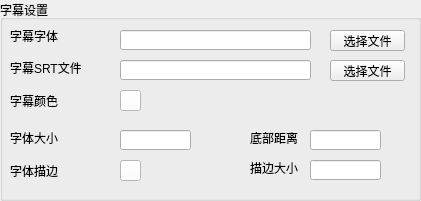
    <widget class="QGroupBox" name="groupBox_11">
     <property name="geometry">
      <rect>
       <x>440</x>
       <y>320</y>
       <width>421</width>
       <height>201</height>
      </rect>
     </property>
     <property name="title">
      <string>字幕设置</string>
     </property>
     <widget class="QLabel" name="label_81">
      <property name="geometry">
       <rect>
        <x>10</x>
        <y>30</y>
        <width>54</width>
        <height>12</height>
       </rect>
      </property>
      <property name="text">
       <string>字幕字体</string>
      </property>
     </widget>
     <widget class="QLabel" name="label_82">
      <property name="geometry">
       <rect>
        <x>10</x>
        <y>60</y>
        <width>71</width>
        <height>16</height>
       </rect>
      </property>
      <property name="text">
       <string>字幕SRT文件</string>
      </property>
     </widget>
     <widget class="QLabel" name="label_83">
      <property name="geometry">
       <rect>
        <x>10</x>
        <y>90</y>
        <width>54</width>
        <height>21</height>
       </rect>
      </property>
      <property name="text">
       <string>字幕颜色</string>
      </property>
     </widget>
     <widget class="QLabel" name="label_84">
      <property name="geometry">
       <rect>
        <x>10</x>
        <y>130</y>
        <width>54</width>
        <height>16</height>
       </rect>
      </property>
      <property name="text">
       <string>字体大小</string>
      </property>
     </widget>
     <widget class="QLabel" name="label_85">
      <property name="geometry">
       <rect>
        <x>10</x>
        <y>160</y>
        <width>54</width>
        <height>21</height>
       </rect>
      </property>
      <property name="text">
       <string>字体描边</string>
      </property>
     </widget>
     <widget class="QLabel" name="label_86">
      <property name="geometry">
       <rect>
        <x>250</x>
        <y>130</y>
        <width>54</width>
        <height>16</height>
       </rect>
      </property>
      <property name="text">
       <string>底部距离</string>
      </property>
     </widget>
     <widget class="QLabel" name="label_87">
      <property name="geometry">
       <rect>
        <x>250</x>
        <y>160</y>
        <width>54</width>
        <height>16</height>
       </rect>
      </property>
      <property name="text">
       <string>描边大小</string>
      </property>
     </widget>
     <widget class="QLineEdit" name="lineEdit_40">
      <property name="geometry">
       <rect>
        <x>120</x>
        <y>30</y>
        <width>191</width>
        <height>20</height>
       </rect>
      </property>
      <property name="focusPolicy">
       <enum>Qt::NoFocus</enum>
      </property>
     </widget>
     <widget class="QLineEdit" name="lineEdit_41">
      <property name="geometry">
       <rect>
        <x>120</x>
        <y>60</y>
        <width>191</width>
        <height>20</height>
       </rect>
      </property>
      <property name="focusPolicy">
       <enum>Qt::NoFocus</enum>
      </property>
     </widget>
     <widget class="QLineEdit" name="lineEdit_42">
      <property name="geometry">
       <rect>
        <x>120</x>
        <y>130</y>
        <width>71</width>
        <height>20</height>
       </rect>
      </property>
     </widget>
     <widget class="QLineEdit" name="lineEdit_43">
      <property name="geometry">
       <rect>
        <x>310</x>
        <y>130</y>
        <width>71</width>
        <height>20</height>
       </rect>
      </property>
     </widget>
     <widget class="QLineEdit" name="lineEdit_44">
      <property name="geometry">
       <rect>
        <x>310</x>
        <y>160</y>
        <width>71</width>
        <height>20</height>
       </rect>
      </property>
     </widget>
     <widget class="QToolButton" name="toolButton_13">
      <property name="geometry">
       <rect>
        <x>120</x>
        <y>90</y>
        <width>21</width>
        <height>21</height>
       </rect>
      </property>
      <property name="styleSheet">
       <string notr="true">background-color: rgb(255, 255, 255);</string>
      </property>
      <property name="text">
       <string/>
      </property>
     </widget>
     <widget class="QToolButton" name="toolButton_14">
      <property name="geometry">
       <rect>
        <x>120</x>
        <y>160</y>
        <width>21</width>
        <height>21</height>
       </rect>
      </property>
      <property name="styleSheet">
       <string notr="true">background-color: rgb(255, 255, 255);</string>
      </property>
      <property name="text">
       <string/>
      </property>
     </widget>
     <widget class="QPushButton" name="pushButton_23">
      <property name="geometry">
       <rect>
        <x>330</x>
        <y>30</y>
        <width>75</width>
        <height>21</height>
       </rect>
      </property>
      <property name="text">
       <string>选择文件</string>
      </property>
     </widget>
     <widget class="QPushButton" name="pushButton_24">
      <property name="geometry">
       <rect>
        <x>330</x>
        <y>60</y>
        <width>75</width>
        <height>21</height>
       </rect>
      </property>
      <property name="text">
       <string>选择文件</string>
      </property>
     </widget>
    </widget>
